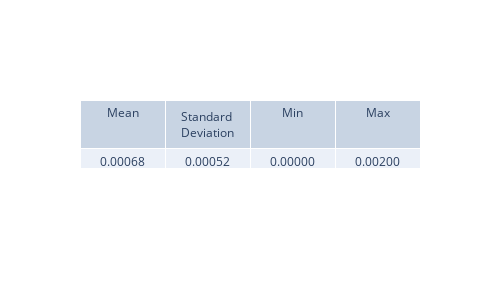
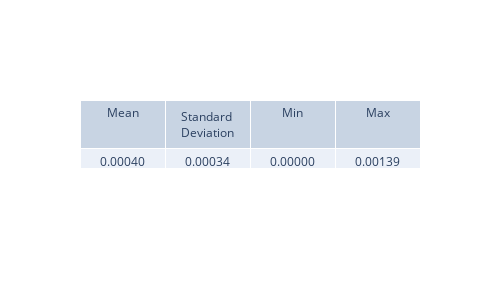
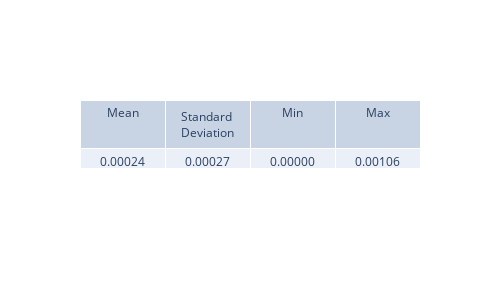
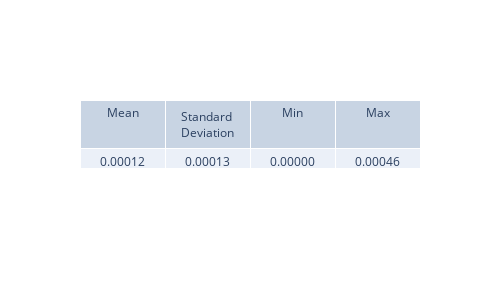

Notebook code for these charts, in order:
### Code cell
lambda0_analytical = analytical_weights["lambda0_analytical"]
lambda1_analytical = analytical_weights["lambda1_analytical"]
lambda2_analytical = analytical_weights["lambda2_analytical"]
lambda3_analytical = analytical_weights["lambda3_analytical"]
lambda4_analytical = analytical_weights["lambda4_analytical"]
lambda5_analytical = analytical_weights["lambda5_analytical"]

lambda0_diff = np.abs(lambda0 - lambda0_analytical)
lambda1_diff = np.abs(lambda1 - lambda1_analytical)
lambda2_diff = np.abs(lambda2 - lambda2_analytical)
lambda3_diff = np.abs(lambda3 - lambda3_analytical)
lambda4_diff = np.abs(lambda4 - lambda4_analytical)
lambda5_diff = np.abs(lambda5 - lambda5_analytical)

view_metrics(lambda0_diff)
view_metrics(lambda1_diff)
view_metrics(lambda2_diff)
view_metrics(lambda3_diff)
view_metrics(lambda4_diff)
view_metrics(lambda5_diff)

plt.figure(figsize=(8, 5), dpi=200)
plt.plot(t_values, lambda0_diff, label='delta lambda0')
plt.plot(t_values, lambda1_diff, label='delta lambda1')
plt.plot(t_values, lambda2_diff, label='delta lambda2')
plt.plot(t_values, lambda3_diff, label='delta lambda3')
plt.plot(t_values, lambda4_diff, label='delta lambda4')
plt.plot(t_values, lambda5_diff, label='delta lambda5')
plt.xlabel("Time (ps)")
plt.ylabel("Absolute Error")
plt.title("Difference between PINN and Numerical lambda values")
plt.grid(True)
plt.legend()
plt.show()

### Figure 1 — Plotly figure (JSON) as saved in the notebook; plotly's stock layout.template omitted (floating-point values rounded to 4 significant figures)
{"data": [{"cells": {"values": [["0.00068"], ["0.00052"], ["0.00000"], ["0.00200"]]}, "header": {"values": ["Mean", "Standard Deviation", "Min", "Max"]}, "type": "table"}], "layout": {"height": 300, "width": 500}}

### Figure 2 — Plotly figure (JSON) as saved in the notebook; plotly's stock layout.template omitted (floating-point values rounded to 4 significant figures)
{"data": [{"cells": {"values": [["0.00040"], ["0.00034"], ["0.00000"], ["0.00139"]]}, "header": {"values": ["Mean", "Standard Deviation", "Min", "Max"]}, "type": "table"}], "layout": {"height": 300, "width": 500}}

### Figure 3 — Plotly figure (JSON) as saved in the notebook; plotly's stock layout.template omitted (floating-point values rounded to 4 significant figures)
{"data": [{"cells": {"values": [["0.00024"], ["0.00027"], ["0.00000"], ["0.00106"]]}, "header": {"values": ["Mean", "Standard Deviation", "Min", "Max"]}, "type": "table"}], "layout": {"height": 300, "width": 500}}

### Figure 4 — Plotly figure (JSON) as saved in the notebook; plotly's stock layout.template omitted (floating-point values rounded to 4 significant figures)
{"data": [{"cells": {"values": [["0.00012"], ["0.00013"], ["0.00000"], ["0.00046"]]}, "header": {"values": ["Mean", "Standard Deviation", "Min", "Max"]}, "type": "table"}], "layout": {"height": 300, "width": 500}}
